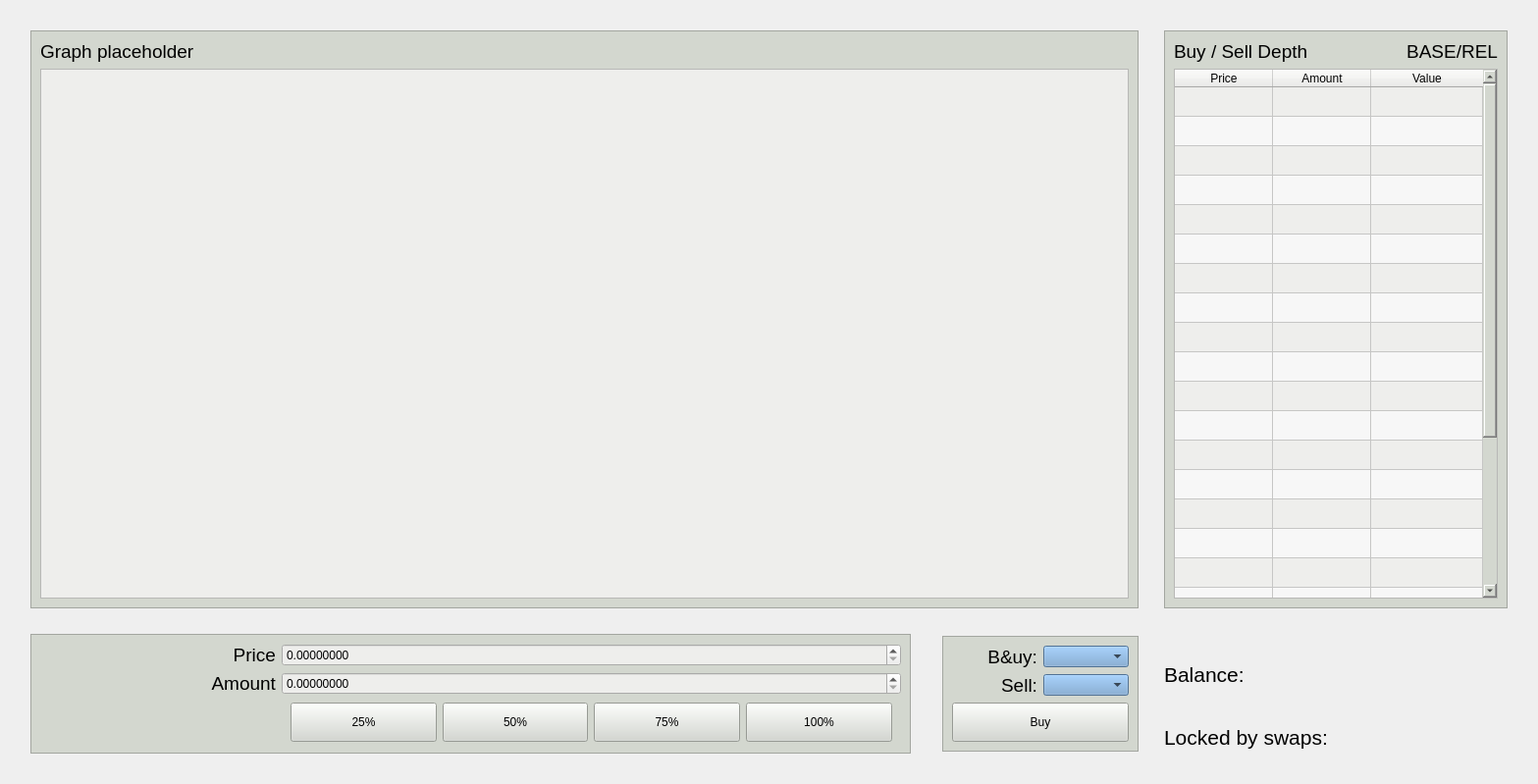
  <widget class="QWidget" name="tab_create_buy">
   <attribute name="title">
    <string>Create Buy</string>
   </attribute>
   <layout class="QGridLayout" name="gridLayout_34">
    <item row="0" column="1">
     <spacer name="horizontalSpacer_12">
      <property name="orientation">
       <enum>Qt::Horizontal</enum>
      </property>
      <property name="sizeHint" stdset="0">
       <size>
        <width>897</width>
        <height>20</height>
       </size>
      </property>
     </spacer>
    </item>
    <item row="1" column="0">
     <spacer name="verticalSpacer_8">
      <property name="orientation">
       <enum>Qt::Vertical</enum>
      </property>
      <property name="sizeHint" stdset="0">
       <size>
        <width>20</width>
        <height>589</height>
       </size>
      </property>
     </spacer>
    </item>
    <item row="1" column="1" colspan="3">
     <widget class="QFrame" name="frame_23">
      <property name="sizePolicy">
       <sizepolicy hsizetype="MinimumExpanding" vsizetype="MinimumExpanding">
        <horstretch>0</horstretch>
        <verstretch>0</verstretch>
       </sizepolicy>
      </property>
      <property name="minimumSize">
       <size>
        <width>0</width>
        <height>0</height>
       </size>
      </property>
      <property name="styleSheet">
       <string notr="true">background-color: rgb(211, 215, 207);</string>
      </property>
      <property name="frameShape">
       <enum>QFrame::StyledPanel</enum>
      </property>
      <property name="frameShadow">
       <enum>QFrame::Raised</enum>
      </property>
      <layout class="QVBoxLayout" name="verticalLayout_7">
       <item>
        <widget class="QLabel" name="create_buy_graph_lbl_2">
         <property name="font">
          <font>
           <pointsize>14</pointsize>
          </font>
         </property>
         <property name="text">
          <string>Graph placeholder</string>
         </property>
        </widget>
       </item>
       <item>
        <widget class="QGraphicsView" name="create_buy_graphicsView">
         <property name="styleSheet">
          <string notr="true">background-color: rgb(238, 238, 236);</string>
         </property>
        </widget>
       </item>
      </layout>
     </widget>
    </item>
    <item row="1" column="4">
     <spacer name="verticalSpacer_11">
      <property name="orientation">
       <enum>Qt::Vertical</enum>
      </property>
      <property name="sizeHint" stdset="0">
       <size>
        <width>20</width>
        <height>589</height>
       </size>
      </property>
     </spacer>
    </item>
    <item row="1" column="5">
     <widget class="QFrame" name="frame_22">
      <property name="sizePolicy">
       <sizepolicy hsizetype="Fixed" vsizetype="MinimumExpanding">
        <horstretch>0</horstretch>
        <verstretch>0</verstretch>
       </sizepolicy>
      </property>
      <property name="minimumSize">
       <size>
        <width>350</width>
        <height>0</height>
       </size>
      </property>
      <property name="styleSheet">
       <string notr="true">background-color: rgb(211, 215, 207);</string>
      </property>
      <property name="frameShape">
       <enum>QFrame::StyledPanel</enum>
      </property>
      <property name="frameShadow">
       <enum>QFrame::Raised</enum>
      </property>
      <layout class="QGridLayout" name="gridLayout_33">
       <item row="0" column="0">
        <widget class="QLabel" name="create_buy_depth_lbl">
         <property name="font">
          <font>
           <pointsize>14</pointsize>
          </font>
         </property>
         <property name="text">
          <string>Buy / Sell Depth</string>
         </property>
        </widget>
       </item>
       <item row="0" column="1">
        <widget class="QLabel" name="create_buy_depth_baserel_lbl">
         <property name="font">
          <font>
           <pointsize>14</pointsize>
          </font>
         </property>
         <property name="text">
          <string>BASE/REL</string>
         </property>
         <property name="alignment">
          <set>Qt::AlignRight|Qt::AlignTrailing|Qt::AlignVCenter</set>
         </property>
        </widget>
       </item>
       <item row="1" column="0" colspan="2">
        <widget class="QTableWidget" name="buy_depth_table">
         <property name="sizePolicy">
          <sizepolicy hsizetype="Minimum" vsizetype="MinimumExpanding">
           <horstretch>0</horstretch>
           <verstretch>0</verstretch>
          </sizepolicy>
         </property>
         <property name="font">
          <font>
           <pointsize>8</pointsize>
          </font>
         </property>
         <property name="styleSheet">
          <string notr="true">background-color: rgb(238, 238, 236);</string>
         </property>
         <property name="editTriggers">
          <set>QAbstractItemView::NoEditTriggers</set>
         </property>
         <property name="alternatingRowColors">
          <bool>true</bool>
         </property>
         <property name="selectionMode">
          <enum>QAbstractItemView::SingleSelection</enum>
         </property>
         <property name="selectionBehavior">
          <enum>QAbstractItemView::SelectRows</enum>
         </property>
         <property name="textElideMode">
          <enum>Qt::ElideMiddle</enum>
         </property>
         <property name="sortingEnabled">
          <bool>true</bool>
         </property>
         <property name="rowCount">
          <number>24</number>
         </property>
         <attribute name="horizontalHeaderDefaultSectionSize">
          <number>100</number>
         </attribute>
         <attribute name="horizontalHeaderMinimumSectionSize">
          <number>100</number>
         </attribute>
         <attribute name="horizontalHeaderStretchLastSection">
          <bool>true</bool>
         </attribute>
         <attribute name="verticalHeaderVisible">
          <bool>false</bool>
         </attribute>
         <attribute name="verticalHeaderDefaultSectionSize">
          <number>30</number>
         </attribute>
         <attribute name="verticalHeaderMinimumSectionSize">
          <number>30</number>
         </attribute>
         <row/>
         <row/>
         <row/>
         <row/>
         <row/>
         <row/>
         <row/>
         <row/>
         <row/>
         <row/>
         <row/>
         <row/>
         <row/>
         <row/>
         <row/>
         <row/>
         <row/>
         <row/>
         <row/>
         <row/>
         <row/>
         <row/>
         <row/>
         <row/>
         <column>
          <property name="text">
           <string>Price</string>
          </property>
          <property name="textAlignment">
           <set>AlignCenter</set>
          </property>
         </column>
         <column>
          <property name="text">
           <string>Amount</string>
          </property>
          <property name="textAlignment">
           <set>AlignCenter</set>
          </property>
         </column>
         <column>
          <property name="text">
           <string>Value</string>
          </property>
          <property name="textAlignment">
           <set>AlignCenter</set>
          </property>
         </column>
        </widget>
       </item>
      </layout>
     </widget>
    </item>
    <item row="1" column="6">
     <spacer name="verticalSpacer_9">
      <property name="orientation">
       <enum>Qt::Vertical</enum>
      </property>
      <property name="sizeHint" stdset="0">
       <size>
        <width>20</width>
        <height>589</height>
       </size>
      </property>
     </spacer>
    </item>
    <item row="2" column="1">
     <spacer name="horizontalSpacer_14">
      <property name="orientation">
       <enum>Qt::Horizontal</enum>
      </property>
      <property name="sizeHint" stdset="0">
       <size>
        <width>897</width>
        <height>20</height>
       </size>
      </property>
     </spacer>
    </item>
    <item row="2" column="5">
     <spacer name="horizontalSpacer_16">
      <property name="orientation">
       <enum>Qt::Horizontal</enum>
      </property>
      <property name="sizeType">
       <enum>QSizePolicy::Minimum</enum>
      </property>
      <property name="sizeHint" stdset="0">
       <size>
        <width>347</width>
        <height>20</height>
       </size>
      </property>
     </spacer>
    </item>
    <item row="3" column="1" rowspan="2">
     <widget class="QFrame" name="frame_20">
      <property name="sizePolicy">
       <sizepolicy hsizetype="Preferred" vsizetype="Fixed">
        <horstretch>0</horstretch>
        <verstretch>0</verstretch>
       </sizepolicy>
      </property>
      <property name="styleSheet">
       <string notr="true">background-color: rgb(211, 215, 207);</string>
      </property>
      <property name="frameShape">
       <enum>QFrame::StyledPanel</enum>
      </property>
      <property name="frameShadow">
       <enum>QFrame::Raised</enum>
      </property>
      <layout class="QGridLayout" name="gridLayout_32">
       <item row="0" column="0">
        <widget class="QLabel" name="create_buy_price_lbl">
         <property name="minimumSize">
          <size>
           <width>240</width>
           <height>0</height>
          </size>
         </property>
         <property name="maximumSize">
          <size>
           <width>240</width>
           <height>40</height>
          </size>
         </property>
         <property name="font">
          <font>
           <pointsize>14</pointsize>
          </font>
         </property>
         <property name="text">
          <string>Price</string>
         </property>
         <property name="alignment">
          <set>Qt::AlignRight|Qt::AlignTrailing|Qt::AlignVCenter</set>
         </property>
         <property name="buddy">
          <cstring>create_sell_price</cstring>
         </property>
        </widget>
       </item>
       <item row="0" column="1">
        <widget class="QDoubleSpinBox" name="create_buy_price">
         <property name="sizePolicy">
          <sizepolicy hsizetype="MinimumExpanding" vsizetype="MinimumExpanding">
           <horstretch>0</horstretch>
           <verstretch>0</verstretch>
          </sizepolicy>
         </property>
         <property name="styleSheet">
          <string notr="true">background-color: rgb(238, 238, 236);</string>
         </property>
         <property name="decimals">
          <number>8</number>
         </property>
         <property name="maximum">
          <double>999999999.990000009536743</double>
         </property>
         <property name="singleStep">
          <double>0.000001000000000</double>
         </property>
        </widget>
       </item>
       <item row="1" column="0">
        <widget class="QLabel" name="create_buy_amount_lbl">
         <property name="minimumSize">
          <size>
           <width>240</width>
           <height>0</height>
          </size>
         </property>
         <property name="maximumSize">
          <size>
           <width>240</width>
           <height>40</height>
          </size>
         </property>
         <property name="font">
          <font>
           <pointsize>14</pointsize>
          </font>
         </property>
         <property name="text">
          <string>Amount</string>
         </property>
         <property name="alignment">
          <set>Qt::AlignRight|Qt::AlignTrailing|Qt::AlignVCenter</set>
         </property>
         <property name="buddy">
          <cstring>create_sell_amount</cstring>
         </property>
        </widget>
       </item>
       <item row="1" column="1">
        <widget class="QDoubleSpinBox" name="create_buy_amount">
         <property name="sizePolicy">
          <sizepolicy hsizetype="MinimumExpanding" vsizetype="MinimumExpanding">
           <horstretch>0</horstretch>
           <verstretch>0</verstretch>
          </sizepolicy>
         </property>
         <property name="styleSheet">
          <string notr="true">background-color: rgb(238, 238, 236);</string>
         </property>
         <property name="decimals">
          <number>8</number>
         </property>
         <property name="maximum">
          <double>9999999999.989999771118164</double>
         </property>
         <property name="singleStep">
          <double>0.000001000000000</double>
         </property>
        </widget>
       </item>
       <item row="2" column="1">
        <widget class="QFrame" name="frame_21">
         <property name="sizePolicy">
          <sizepolicy hsizetype="MinimumExpanding" vsizetype="Fixed">
           <horstretch>0</horstretch>
           <verstretch>0</verstretch>
          </sizepolicy>
         </property>
         <property name="layoutDirection">
          <enum>Qt::RightToLeft</enum>
         </property>
         <property name="frameShape">
          <enum>QFrame::NoFrame</enum>
         </property>
         <property name="frameShadow">
          <enum>QFrame::Raised</enum>
         </property>
         <layout class="QHBoxLayout" name="horizontalLayout_10">
          <property name="topMargin">
           <number>2</number>
          </property>
          <property name="bottomMargin">
           <number>2</number>
          </property>
          <item>
           <widget class="QPushButton" name="create_buy_100pct_btn">
            <property name="sizePolicy">
             <sizepolicy hsizetype="Preferred" vsizetype="Preferred">
              <horstretch>0</horstretch>
              <verstretch>0</verstretch>
             </sizepolicy>
            </property>
            <property name="minimumSize">
             <size>
              <width>75</width>
              <height>40</height>
             </size>
            </property>
            <property name="font">
             <font>
              <pointsize>9</pointsize>
             </font>
            </property>
            <property name="text">
             <string>100%</string>
            </property>
           </widget>
          </item>
          <item>
           <widget class="QPushButton" name="create_buy_75pct_btn">
            <property name="sizePolicy">
             <sizepolicy hsizetype="Preferred" vsizetype="Preferred">
              <horstretch>0</horstretch>
              <verstretch>0</verstretch>
             </sizepolicy>
            </property>
            <property name="minimumSize">
             <size>
              <width>75</width>
              <height>40</height>
             </size>
            </property>
            <property name="font">
             <font>
              <pointsize>9</pointsize>
             </font>
            </property>
            <property name="text">
             <string>75%</string>
            </property>
           </widget>
          </item>
          <item>
           <widget class="QPushButton" name="create_buy_50pct_btn">
            <property name="sizePolicy">
             <sizepolicy hsizetype="Preferred" vsizetype="Preferred">
              <horstretch>0</horstretch>
              <verstretch>0</verstretch>
             </sizepolicy>
            </property>
            <property name="minimumSize">
             <size>
              <width>75</width>
              <height>40</height>
             </size>
            </property>
            <property name="font">
             <font>
              <pointsize>9</pointsize>
             </font>
            </property>
            <property name="text">
             <string>50%</string>
            </property>
           </widget>
          </item>
          <item>
           <widget class="QPushButton" name="create_buy_25pct_btn">
            <property name="sizePolicy">
             <sizepolicy hsizetype="Preferred" vsizetype="Preferred">
              <horstretch>0</horstretch>
              <verstretch>0</verstretch>
             </sizepolicy>
            </property>
            <property name="minimumSize">
             <size>
              <width>75</width>
              <height>40</height>
             </size>
            </property>
            <property name="font">
             <font>
              <pointsize>9</pointsize>
             </font>
            </property>
            <property name="text">
             <string>25%</string>
            </property>
           </widget>
          </item>
         </layout>
        </widget>
       </item>
      </layout>
     </widget>
    </item>
    <item row="3" column="2">
     <spacer name="verticalSpacer_10">
      <property name="orientation">
       <enum>Qt::Vertical</enum>
      </property>
      <property name="sizeType">
       <enum>QSizePolicy::Minimum</enum>
      </property>
      <property name="sizeHint" stdset="0">
       <size>
        <width>20</width>
        <height>74</height>
       </size>
      </property>
     </spacer>
    </item>
    <item row="3" column="3" rowspan="2">
     <widget class="QFrame" name="frame_19">
      <property name="sizePolicy">
       <sizepolicy hsizetype="Fixed" vsizetype="Fixed">
        <horstretch>0</horstretch>
        <verstretch>0</verstretch>
       </sizepolicy>
      </property>
      <property name="styleSheet">
       <string notr="true">background-color: rgb(211, 215, 207);</string>
      </property>
      <property name="frameShape">
       <enum>QFrame::StyledPanel</enum>
      </property>
      <property name="frameShadow">
       <enum>QFrame::Raised</enum>
      </property>
      <layout class="QGridLayout" name="gridLayout_31">
       <item row="1" column="1">
        <widget class="QComboBox" name="create_buy_sell_combo">
         <property name="styleSheet">
          <string notr="true">background-color: rgb(114, 159, 207)</string>
         </property>
        </widget>
       </item>
       <item row="0" column="1">
        <widget class="QComboBox" name="create_buy_buy_combo">
         <property name="styleSheet">
          <string notr="true">background-color: rgb(114, 159, 207)</string>
         </property>
        </widget>
       </item>
       <item row="2" column="0" colspan="2">
        <widget class="QPushButton" name="create_buy_btn">
         <property name="sizePolicy">
          <sizepolicy hsizetype="Preferred" vsizetype="Fixed">
           <horstretch>0</horstretch>
           <verstretch>0</verstretch>
          </sizepolicy>
         </property>
         <property name="minimumSize">
          <size>
           <width>180</width>
           <height>40</height>
          </size>
         </property>
         <property name="text">
          <string>Buy</string>
         </property>
        </widget>
       </item>
       <item row="1" column="0">
        <widget class="QLabel" name="create_buy_sell_lbl">
         <property name="font">
          <font>
           <pointsize>14</pointsize>
          </font>
         </property>
         <property name="text">
          <string>Sell:</string>
         </property>
         <property name="alignment">
          <set>Qt::AlignRight|Qt::AlignTrailing|Qt::AlignVCenter</set>
         </property>
         <property name="buddy">
          <cstring>create_sell_combo</cstring>
         </property>
        </widget>
       </item>
       <item row="0" column="0">
        <widget class="QLabel" name="create_buy_buy_lbl">
         <property name="font">
          <font>
           <pointsize>14</pointsize>
          </font>
         </property>
         <property name="text">
          <string>B&amp;uy:</string>
         </property>
         <property name="alignment">
          <set>Qt::AlignRight|Qt::AlignTrailing|Qt::AlignVCenter</set>
         </property>
         <property name="buddy">
          <cstring>create_buy_combo</cstring>
         </property>
        </widget>
       </item>
      </layout>
     </widget>
    </item>
    <item row="3" column="5">
     <widget class="QLabel" name="create_buy_balance_lbl">
      <property name="sizePolicy">
       <sizepolicy hsizetype="Minimum" vsizetype="Fixed">
        <horstretch>0</horstretch>
        <verstretch>0</verstretch>
       </sizepolicy>
      </property>
      <property name="font">
       <font>
        <pointsize>16</pointsize>
       </font>
      </property>
      <property name="text">
       <string>Balance: </string>
      </property>
     </widget>
    </item>
    <item row="4" column="5">
     <widget class="QLabel" name="create_buy_locked_lbl">
      <property name="sizePolicy">
       <sizepolicy hsizetype="Minimum" vsizetype="Fixed">
        <horstretch>0</horstretch>
        <verstretch>0</verstretch>
       </sizepolicy>
      </property>
      <property name="font">
       <font>
        <pointsize>16</pointsize>
       </font>
      </property>
      <property name="text">
       <string>Locked by swaps:</string>
      </property>
     </widget>
    </item>
    <item row="5" column="1">
     <spacer name="horizontalSpacer_15">
      <property name="orientation">
       <enum>Qt::Horizontal</enum>
      </property>
      <property name="sizeHint" stdset="0">
       <size>
        <width>897</width>
        <height>20</height>
       </size>
      </property>
     </spacer>
    </item>
    <item row="5" column="5">
     <spacer name="horizontalSpacer_13">
      <property name="orientation">
       <enum>Qt::Horizontal</enum>
      </property>
      <property name="sizeType">
       <enum>QSizePolicy::Minimum</enum>
      </property>
      <property name="sizeHint" stdset="0">
       <size>
        <width>347</width>
        <height>20</height>
       </size>
      </property>
     </spacer>
    </item>
   </layout>
  </widget>
